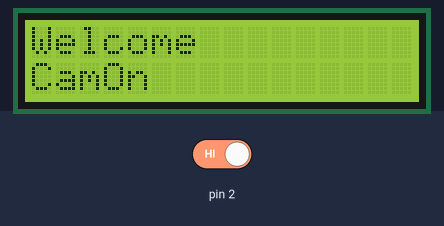
A sketch run on a simulated Arduino Uno, built with avr-gcc and run on an emulated ATmega328P. Parts: 16×2 character LCD. The test bench sets the inputs (shaded band); at power-on: pin 2 HIGH. What the sketch prints to the serial monitor is not drawn.

Above: at 1.2 s.
1.3 s: pin 2 driven LOW
At 1.69 s:
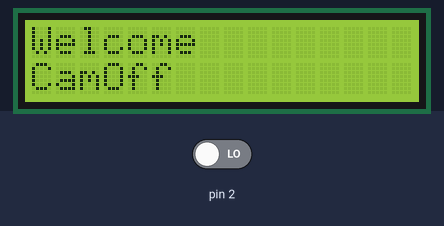
3.8 s: pin 2 driven HIGH
At 4.14 s:
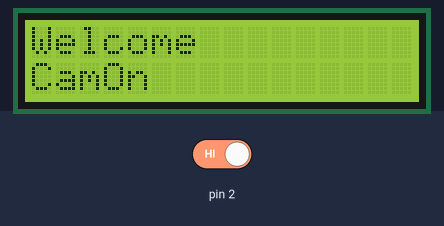
Timing chart, 0 to 6.8 s (numbered marks = the images above; inputs shaded):
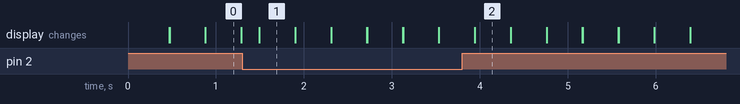

The sketch:

UNO_code.ino
```cpp
#include <LiquidCrystal.h>
LiquidCrystal lcd (13, 12, 11, 10, 9, 8);

void setup() {
  lcd.begin(16, 2);
  Serial.begin(9600);
}

void loop() {
  int pirState = digitalRead(2);
  lcd.setCursor(0,0);
  lcd.print("Welcome");
  if(pirState == LOW){
    Serial.write("cam_stop");
    lcd.setCursor(0,1);
    lcd.print("CamOff");
    delay(200);
    lcd.clear();
  }
  else if(pirState == HIGH){
    Serial.write("cam_start");
    lcd.setCursor(0,1);
    lcd.print("CamOn");
    delay(200);
    lcd.clear();
  }

}
```

Measured:
- after the input at 1.3 s, the display: changes after 0.19 s (image 1)
- after the input at 3.8 s, the display: first differs from a run without the input after 0.14 s (image 2)
- what the display in image 0 shows lasts 0.4 s, from 0.9 s to 1.3 s
